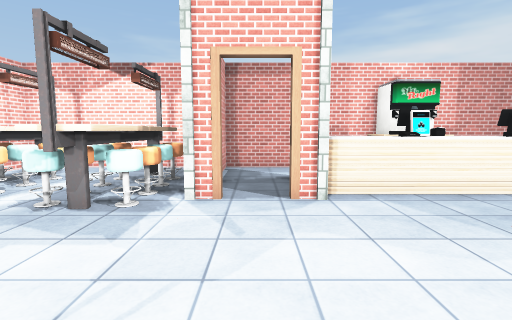
[1] (above)

20 first-person views from a walk through a scene from a Unity 3-D project. The camera is 1.4 m above the floor, tilts 6° down and sees 85° across. The floor is counted in squares, 1 m on a side. Each view is taken from the middle of a square. On the plan, view 1 faces up. The plan holds only what a view shows up to about 14 squares ahead; the rest is blank. The place goes on beyond the plan. The player character is not drawn. Some animated figures are left out. Door leaves are left out, so doorways stand open. Some surface patterns are stand-ins.

[2]
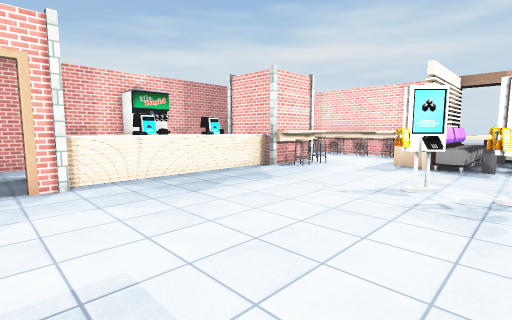

[3]
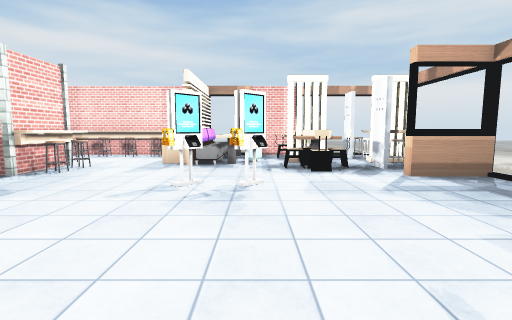

[4]
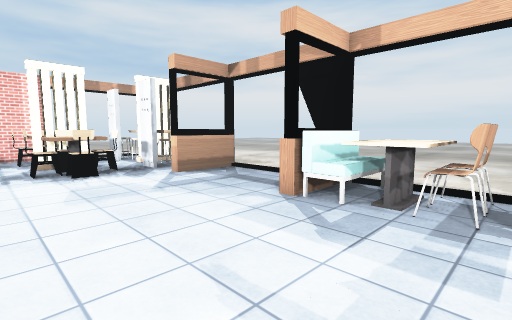

[5]
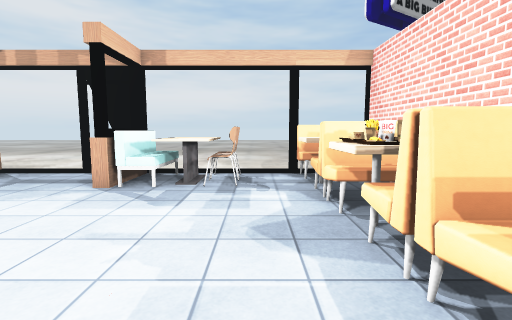

[6]
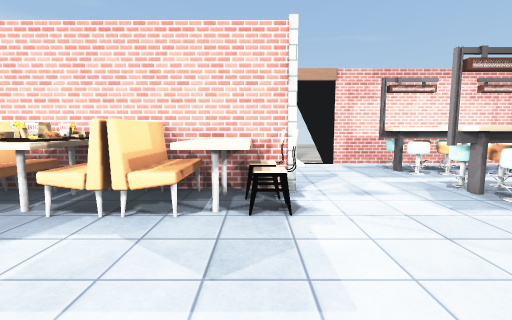

[7]
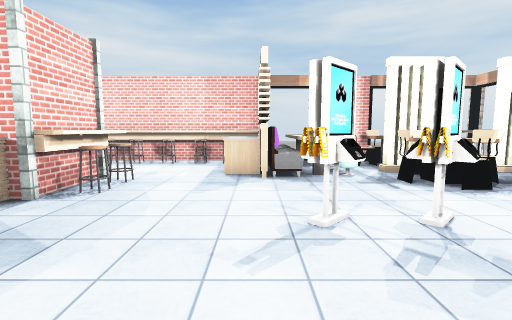

[8]
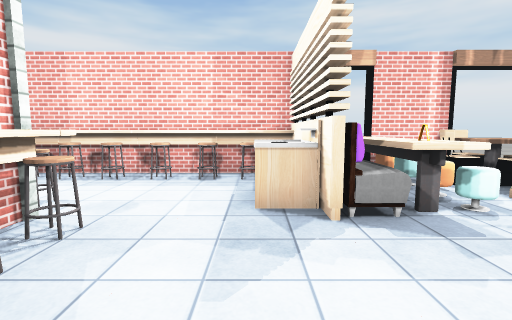

[9]
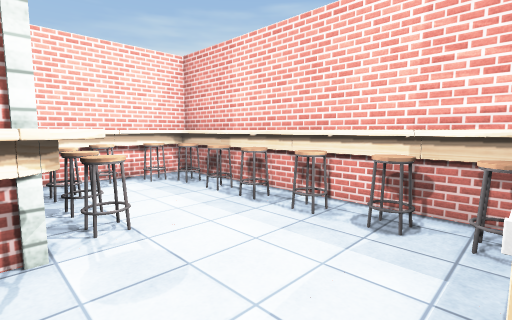

[10]
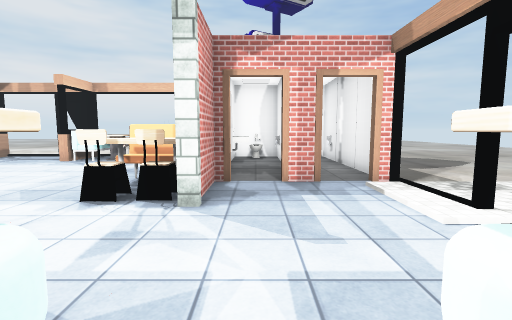

[11]
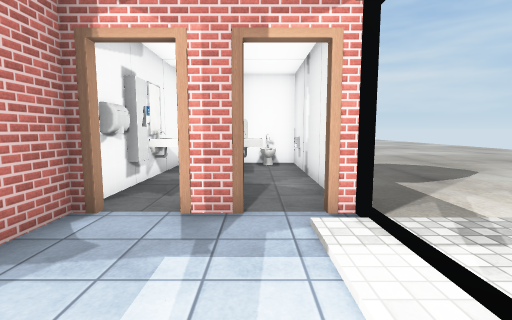

[12]
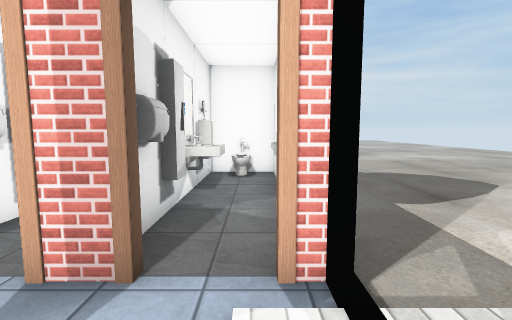

[13]
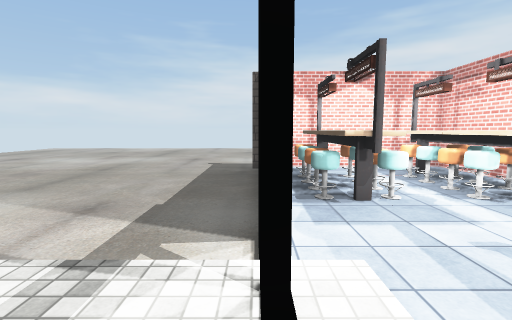

[14]
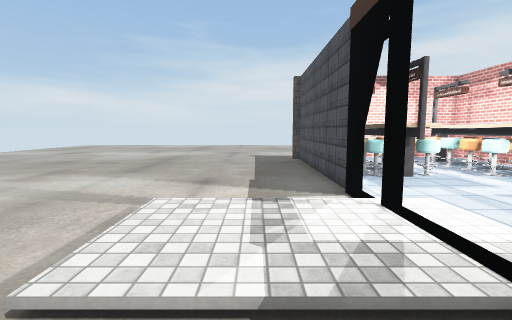

[15]
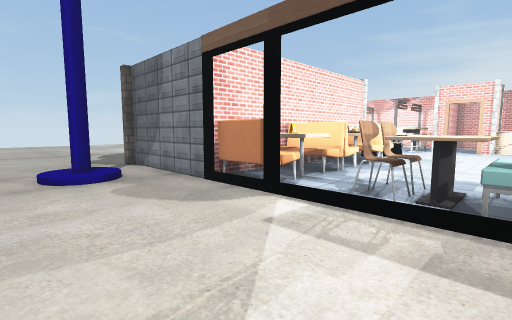

[16]
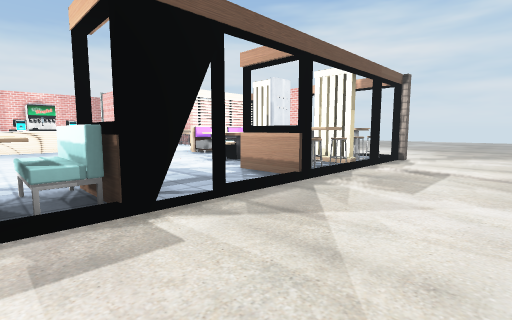

[17]
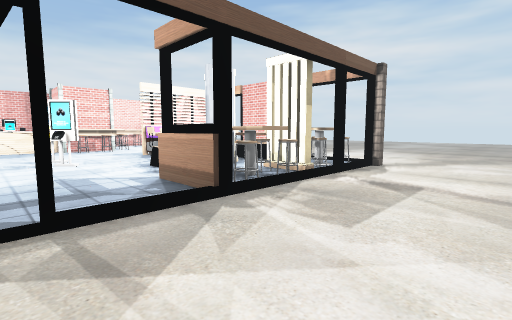

[18]
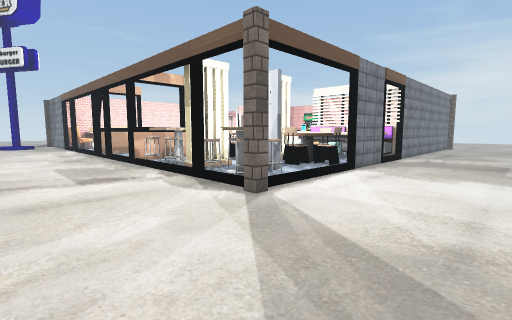

[19]
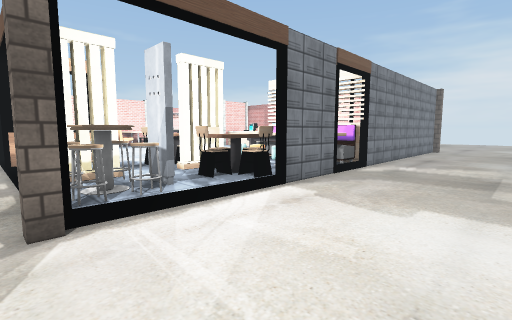

[20]
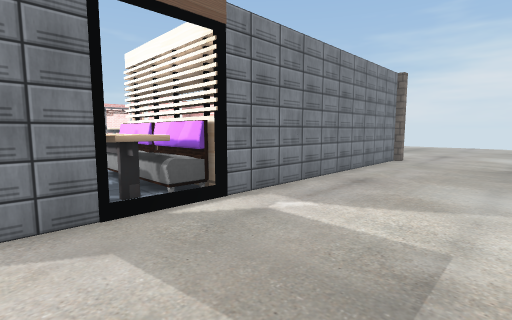

### Floor plan
Key: @ floor where view 1 was taken; # wall or solid block; x gap in a wall; . floor; / step, stairs or slope; D open door; = window, fence, low wall or low ledge; O other object.
Columns run from 15 left of view 1 to 21 right of it. Each row starts with its distance up from view 1.
 11 ......O #######################OO...
 10 ......#.......#..  OOO     OOOOO....
  9 ......#.OO.OO.#..  OOO     O..OO....
  8 ......#OOO.OOO#.           O..O#.....
  7 ......#OOO.OOO . OOOOOOO#  O..O#.....
  6 ......#OOO.OOOODOOOOOOOOO#OO..O#.....
  5 ......#OOO.OOO..........OOOO..O#.....
  4 ......#.O...O.................O#.....
  3 ......#.......................O#.....
  2 ..////x....................OOOO#.....
  1 ../........O.O.............#O###.....
  0  ./........#OOO@......OO..OOOOOO.....
 -1   /////....#OOO.......O...OOOOOO.....
 -2   ....#DD#D# OO.......OO...OOOO#.....
 -3   ....#=##.#OOO..........OO##OO#.....
 -4  .....####.#OOO..........OOOOOO#.....
 -5 ......# O .OOOO..........OO##OO......
 -6 ..... # OOOOOOO......................
 -7 ..... ####.#OOO.OOO#....####.#O......
 -8 ..... OOO# #OOO.OOO#....#OOOxOO......
 -9 ......OO## #OO#.OOO#x...#OOO/OOOO....
-10 ......O........................O.....
-11 ....... //...........................
-12 ....... /#/..........................
-13 ........//...........................
-14        ............................ .

Positions as (right, up) in squares from view 1, and headings:
1: (0, 0), facing up
2: (0, -2), facing up-right
3: (0, -2), facing right
4: (0, -2), facing down-right
5: (0, 0), facing down
6: (3, 0), facing left
7: (3, 1), facing right
8: (7, 2), facing right
9: (11, 2), facing up-right
10: (-5, 6), facing down
11: (-7, 3), facing down
12: (-8, 1), facing down
13: (-9, -1), facing up
14: (-11, -3), facing up
15: (3, -14), facing up-left
16: (2, -14), facing up-right
17: (5, -14), facing up-right
18: (21, -14), facing up-left
19: (21, -10), facing up-left
20: (21, -3), facing up-left
